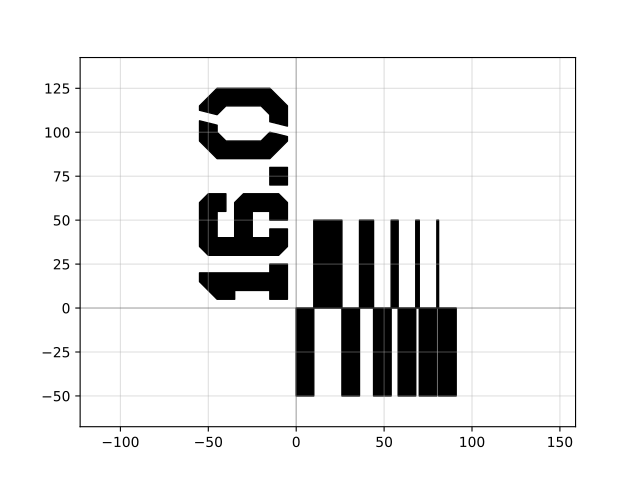

Here is the Python script that generated this plot:
import gdsfactory as gf

c = gf.components.litho_steps(line_widths=[1.0, 2.0, 4.0, 8.0, 16.0], line_spacing=10.0, height=100.0, layer='WG')
c.plot()
